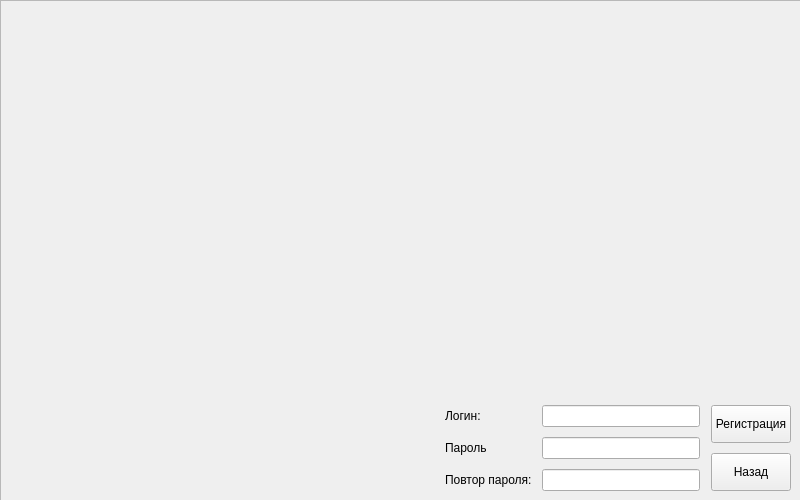
<?xml version="1.0" encoding="UTF-8"?>
<ui version="4.0">
 <class>reg</class>
 <widget class="QWidget" name="reg">
  <property name="geometry">
   <rect>
    <x>0</x>
    <y>0</y>
    <width>800</width>
    <height>500</height>
   </rect>
  </property>
  <property name="windowTitle">
   <string>Form</string>
  </property>
  <property name="styleSheet">
   <string notr="true"/>
  </property>
  <widget class="QFrame" name="regWrap">
   <property name="geometry">
    <rect>
     <x>0</x>
     <y>0</y>
     <width>801</width>
     <height>501</height>
    </rect>
   </property>
   <property name="frameShape">
    <enum>QFrame::StyledPanel</enum>
   </property>
   <property name="frameShadow">
    <enum>QFrame::Raised</enum>
   </property>
   <widget class="QWidget" name="verticalLayoutWidget">
    <property name="geometry">
     <rect>
      <x>0</x>
      <y>0</y>
      <width>801</width>
      <height>501</height>
     </rect>
    </property>
    <layout class="QVBoxLayout" name="regLayout">
     <property name="leftMargin">
      <number>5</number>
     </property>
     <property name="topMargin">
      <number>5</number>
     </property>
     <property name="rightMargin">
      <number>5</number>
     </property>
     <property name="bottomMargin">
      <number>5</number>
     </property>
     <item>
      <spacer name="verticalSpacer">
       <property name="orientation">
        <enum>Qt::Vertical</enum>
       </property>
       <property name="sizeHint" stdset="0">
        <size>
         <width>20</width>
         <height>40</height>
        </size>
       </property>
      </spacer>
     </item>
     <item>
      <layout class="QHBoxLayout" name="horizontalLayout_4">
       <item>
        <spacer name="horizontalSpacer_2">
         <property name="orientation">
          <enum>Qt::Horizontal</enum>
         </property>
         <property name="sizeHint" stdset="0">
          <size>
           <width>40</width>
           <height>20</height>
          </size>
         </property>
        </spacer>
       </item>
       <item>
        <widget class="QLabel" name="errLabel">
         <property name="text">
          <string/>
         </property>
        </widget>
       </item>
      </layout>
     </item>
     <item>
      <layout class="QVBoxLayout" name="verticalLayout_3">
       <property name="spacing">
        <number>10</number>
       </property>
       <property name="leftMargin">
        <number>5</number>
       </property>
       <property name="topMargin">
        <number>5</number>
       </property>
       <property name="rightMargin">
        <number>5</number>
       </property>
       <property name="bottomMargin">
        <number>5</number>
       </property>
       <item>
        <layout class="QHBoxLayout" name="horizontalLayout">
         <property name="spacing">
          <number>10</number>
         </property>
         <item>
          <spacer name="horizontalSpacer">
           <property name="orientation">
            <enum>Qt::Horizontal</enum>
           </property>
           <property name="sizeHint" stdset="0">
            <size>
             <width>40</width>
             <height>20</height>
            </size>
           </property>
          </spacer>
         </item>
         <item>
          <layout class="QVBoxLayout" name="verticalLayout">
           <item>
            <widget class="QLabel" name="label">
             <property name="text">
              <string>Логин:</string>
             </property>
            </widget>
           </item>
           <item>
            <widget class="QLabel" name="label_2">
             <property name="text">
              <string>Пароль</string>
             </property>
            </widget>
           </item>
           <item>
            <widget class="QLabel" name="label_3">
             <property name="text">
              <string>Повтор пароля:</string>
             </property>
            </widget>
           </item>
          </layout>
         </item>
         <item>
          <layout class="QVBoxLayout" name="verticalLayout_2">
           <property name="rightMargin">
            <number>1</number>
           </property>
           <item>
            <widget class="QLineEdit" name="loginField">
             <property name="minimumSize">
              <size>
               <width>158</width>
               <height>0</height>
              </size>
             </property>
             <property name="maximumSize">
              <size>
               <width>158</width>
               <height>16777215</height>
              </size>
             </property>
            </widget>
           </item>
           <item>
            <widget class="QLineEdit" name="passField">
             <property name="minimumSize">
              <size>
               <width>158</width>
               <height>0</height>
              </size>
             </property>
             <property name="maximumSize">
              <size>
               <width>158</width>
               <height>16777215</height>
              </size>
             </property>
             <property name="echoMode">
              <enum>QLineEdit::Password</enum>
             </property>
            </widget>
           </item>
           <item>
            <widget class="QLineEdit" name="passField2">
             <property name="minimumSize">
              <size>
               <width>158</width>
               <height>0</height>
              </size>
             </property>
             <property name="maximumSize">
              <size>
               <width>158</width>
               <height>16777215</height>
              </size>
             </property>
             <property name="echoMode">
              <enum>QLineEdit::Password</enum>
             </property>
            </widget>
           </item>
          </layout>
         </item>
         <item>
          <layout class="QVBoxLayout" name="verticalLayout_4">
           <item>
            <widget class="QPushButton" name="doReg">
             <property name="sizePolicy">
              <sizepolicy hsizetype="Minimum" vsizetype="Preferred">
               <horstretch>0</horstretch>
               <verstretch>0</verstretch>
              </sizepolicy>
             </property>
             <property name="cursor">
              <cursorShape>PointingHandCursor</cursorShape>
             </property>
             <property name="text">
              <string>Регистрация</string>
             </property>
            </widget>
           </item>
           <item>
            <widget class="QPushButton" name="toBack">
             <property name="sizePolicy">
              <sizepolicy hsizetype="Minimum" vsizetype="Preferred">
               <horstretch>0</horstretch>
               <verstretch>0</verstretch>
              </sizepolicy>
             </property>
             <property name="cursor">
              <cursorShape>PointingHandCursor</cursorShape>
             </property>
             <property name="text">
              <string>Назад</string>
             </property>
            </widget>
           </item>
          </layout>
         </item>
        </layout>
       </item>
      </layout>
     </item>
    </layout>
   </widget>
  </widget>
 </widget>
 <resources/>
 <connections/>
</ui>
